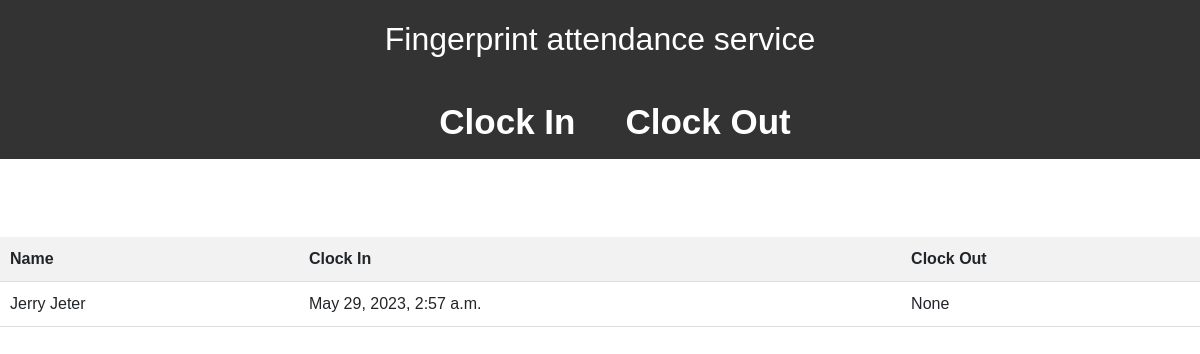
Page /attendance/17/ on the earlier database version.
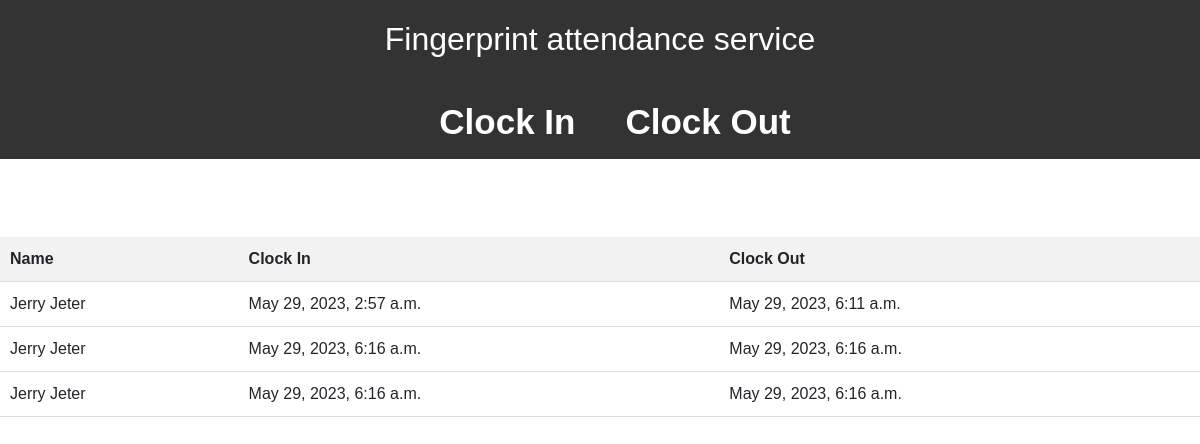
Same page on the later database version.
### fingerprint/models.py (models this page shows, shortened)
class Attendance(models.Model):
    student = models.ForeignKey(Student, on_delete=models.CASCADE,related_name='attendances')
    clock_in_time = models.DateTimeField(null=True, blank=True)
    clock_out_time = models.DateTimeField(null=True, blank=True)

class Student(models.Model):
    user = models.OneToOneField(User,on_delete=models.SET_NULL,null=True)
    fingerprint = models.ImageField(upload_to='fingerprints/')

### fingerprint/views.py (the view)
# urls.py: path('attendance/<int:pk>/',student_attendances,name='student-attendances')
def student_attendances(request,pk):
    page_num = request.GET.get('page', 1)
    student = get_object_or_404(Student,pk=pk)
    attendances = Attendance.objects.filter(student=student)
    paginator = Paginator(attendances, 5)
    try:
        page_obj = paginator.page(page_num)
    except PageNotAnInteger:
        page_obj = paginator.page(1)
    except EmptyPage:
        page_obj = paginator.page(paginator.num_pages)
    return render(request,'student_attendances.html',{'page_obj':page_obj})

### templates/student_attendances.html (shortened to what this page needs)
{% extends 'base.html' %}
{% load static %}
{% block css %}
	<link rel="stylesheet" href="{% static 'book/home.css' %}">
{% endblock %}
{% block content %}
<table>
		<tr>
			<th>Name</th>
			<th>Clock In</th>
			<th>Clock Out</th>
		</tr>
    {% for attendance in page_obj %}
        <tr>
            <td> {{ attendance.student.user.first_name }} {{attendance.student.user.last_name}} </td>
            <td> {{ attendance.clock_in_time }} </td>
            <td> {{ attendance.clock_out_time }} </td>
        </tr>
    {% endfor %}
</table>
{% endblock %}

### templates/base.html (shortened to what this page needs)
<!doctype html>
{% load static %}
<html lang="en">
  <head>
      <link href="https://cdn.jsdelivr.net/npm/bootstrap@5.0.2/dist/css/bootstrap.min.css" rel="stylesheet">
      <link rel="stylesheet" href="{% static 'user/base.css' %}">
      {% block css %}
      {% endblock %}
  </head>
  <body>
  	<header>
		<h2>Fingerprint attendance service</h2>
	</header>
    <nav class="navbar">
      <a style="margin-right: 40px;margin-left: 40px" href="{% url 'clockin' %}"><b style="font-size: 35px">Clock In</b></a>
      <a href="{% url 'clockout' %}"><b style="font-size: 35px">Clock Out</b></a>
</nav>
    <br>
    <br>
    {% block content %}
    {% endblock %}
  </body>
</html>

### static/user/base.css (style rules this page uses)
header { background-color: #333; color: #fff; padding: 20px; text-align: center; justify-content: center; }
.navbar { display: flex; justify-content: center; background-color: #333; color: #fff; padding: 10px; }
.navbar a { color: #fff; text-decoration: none; margin: 0 10px; font-size:120% ; }

### static/book/home.css (style rules this page uses)
body { font-family: Arial, sans-serif; margin: 0; padding: 0; }
table { width: 100%; border-collapse: collapse; margin-top: 30px; }
th, td { padding: 10px; text-align: left; border-bottom: 1px solid #ddd; }
th { background-color: #f2f2f2; }

Differences in the rows shown:
changed Attendance: clock_out_time "None" → "May 29, 2023, 6:11 a.m."
added Attendance: student.user.first_name "Jerry", student.user.last_name "Jeter", clock_in_time "May 29, 2023, 6:16 a.m.", clock_out_time "May 29, 2023, 6:16 a.m."
added Attendance: student.user.first_name "Jerry", student.user.last_name "Jeter", clock_in_time "May 29, 2023, 6:16 a.m.", clock_out_time "May 29, 2023, 6:16 a.m."
